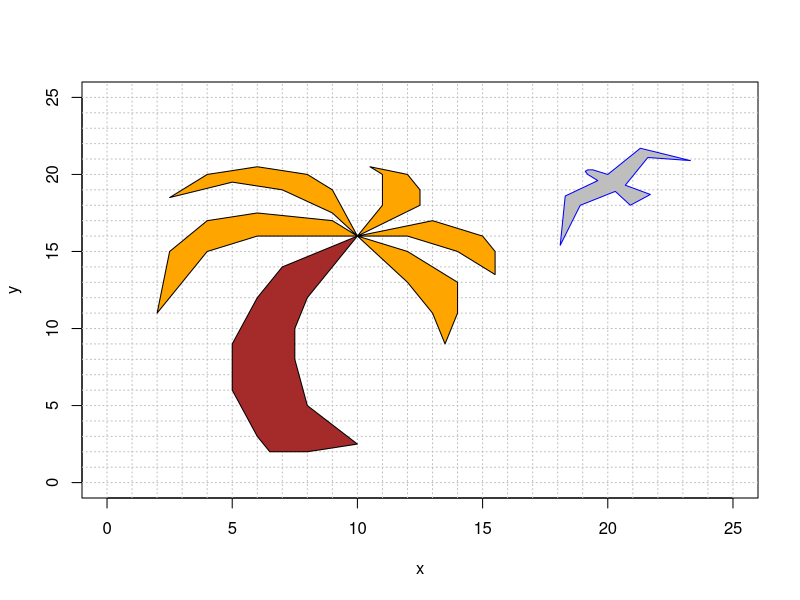
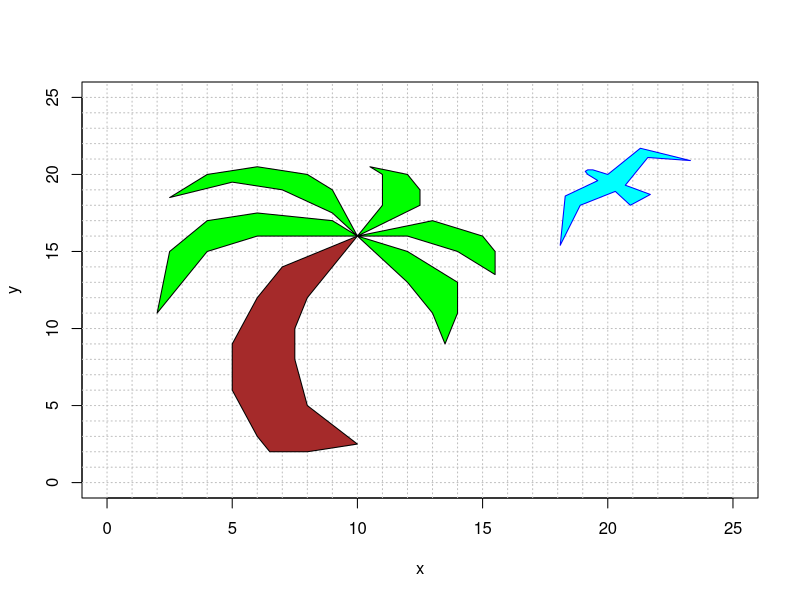
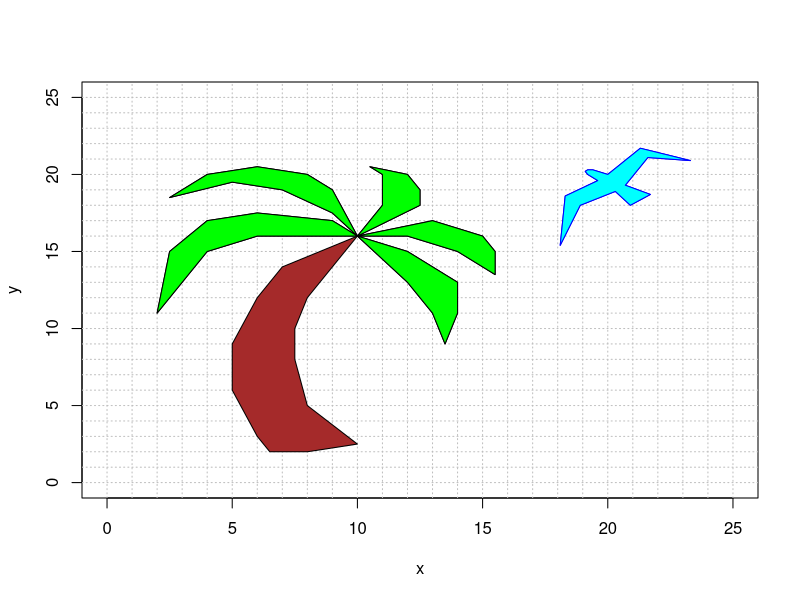

The R source for these figures, in order:
## ---- chunk 1
(A = rbind(c(3, 0, -1, 1, 2), c(1, 1, -1, 1, 1), c(-2, -3, -2, 3, 1), c(1, 3, 1, 3, 0),
c(1, 3, 0, -2, 0)))
## ---- chunk 2
(B = rbind(c(1, 2,1, 1, 1), c(1, 2, 0, 1, -1), c(-2, -1, -2,0, 1), c(1, 0, 1, 3, 0),
c(1, 0, 0, 1,1)))
## ---- chunk 3
r4.M = cbind(c(0,0,0),c(0,0,0),c(0,0,0))
rownames(r4.M) <- c("H1","H2","H3")
colnames(r4.M) <- c("H1","H2","H3")
r4.M
## ---- chunk 4
bird = rbind(c(20, 21.3, 23.3, 21.6, 20.7, 21.7, 20.9, 20.3, 18.9, 18.1, 18.3, 19.6, 19.2, 19.1, 19.2, 19.4, 20), 
             c(20, 21.7, 20.9, 21.1, 19.3, 18.7, 18, 18.9, 18, 15.4, 18.6, 19.6, 20, 20.2, 20.3, 20.3, 20), 
             c(1, 1, 1, 1, 1, 1, 1, 1, 1, 1, 1, 1, 1, 1, 1, 1, 1))
fronds = rbind(c(10, 8, 6, 4, 2, 2.5, 4, 6, 9, 10, 10, 9, 7, 5, 2.5, 4, 6, 8, 9, 10, 10, 11, 11, 10.5, 12, 12.5, 12.5, 10, 10, 13, 15, 15.5, 15.5, 14, 12, 10, 10, 12, 14, 14, 13.5, 13, 12, 10),
               c(16, 16, 16, 15, 11, 15, 17, 17.5, 17, 16, 16, 17.5, 19, 19.5, 18.5, 20, 20.5, 20, 19, 16, 16, 18, 20, 20.5, 20, 19, 18, 16, 16, 17, 16, 15, 13.5, 15, 16, 16, 16, 15, 13, 11, 9, 11, 13, 16),
               c(1, 1, 1, 1, 1, 1, 1, 1, 1, 1, 1, 1, 1, 1, 1, 1, 1, 1, 1, 1, 1, 1, 1, 1, 1, 1, 1, 1, 1, 1, 1, 1, 1, 1, 1, 1, 1, 1, 1, 1, 1, 1, 1, 1))
trunk = rbind(c(10, 9, 8, 7.5, 7.5, 8, 10, 8, 6.5, 6, 5, 5, 6, 7, 10),
              c(16, 14, 12, 10, 8, 5, 2.5, 2, 2, 3, 6, 9, 12, 14, 16),
              c(1, 1, 1, 1, 1, 1, 1, 1, 1, 1, 1, 1, 1, 1, 1))
# intialize the plot
plot(bird[1,],bird[2,],type="n",xlim=c(0,25),ylim=c(0,25),xlab="x",ylab="y")
abline(h=0:25, v=0:25, col="gray", lty="dotted")
# plot the bird, trunk and fronds
polygon(bird[1,], bird[2,], col = "gray", border = "blue")
polygon(fronds[1,], fronds[2,], col = "orange", border = "black")
polygon(trunk[1,], trunk[2,], col = "brown", border = "black")
## ---- chunk 5
#####################
######## update this code with the appropriate linear transformations
birdmap = cbind(c(1,0,0),c(0,1,0),c(0,0,1))
leafmap = cbind(c(1,0,0),c(0,1,0),c(0,0,1))
#####################
######## you do not need to change this the code below this line
newbird = birdmap %*% bird
newfronds = leafmap %*% fronds
# initialize the plot
plot(newbird[1,],newbird[2,],type="n",xlim=c(0,25),ylim=c(0,25),xlab="x",ylab="y")
abline(h=0:25, v=0:25, col="gray", lty="dotted")
polygon(newbird[1,], newbird[2,], col = "cyan", border = "blue")
polygon(newfronds[1,], newfronds[2,], col = "green", border = "black")
polygon(trunk[1,], trunk[2,], col = "brown", border = "black")
## ---- chunk 6
# initialize the plot
plot(newbird[1,],newbird[2,],type="n",xlim=c(0,25),ylim=c(0,25),xlab="x",ylab="y")
abline(h=0:25, v=0:25, col="gray", lty="dotted")
# plot the new bird and new fronds
polygon(newbird[1,], newbird[2,], col = "gray", border = "blue")
polygon(newfronds[1,], newfronds[2,], col = "orange", border = "black")
# plot the original bird, fronds  and trunk
polygon(bird[1,], bird[2,], col = "cyan", border = "blue")
polygon(fronds[1,], fronds[2,], col = "green", border = "black")
polygon(trunk[1,], trunk[2,], col = "brown", border = "black")
